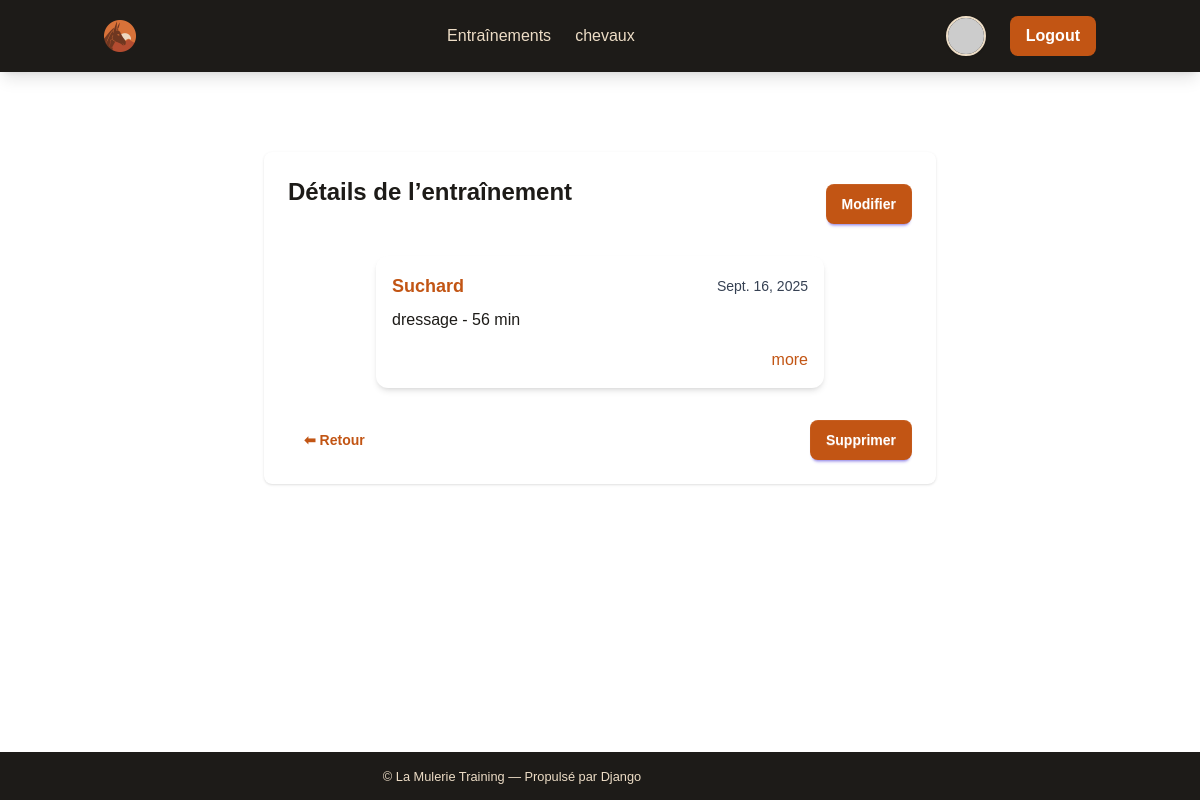
/entrainement/5/details/ (signed in), run on an earlier commit of the app's database.
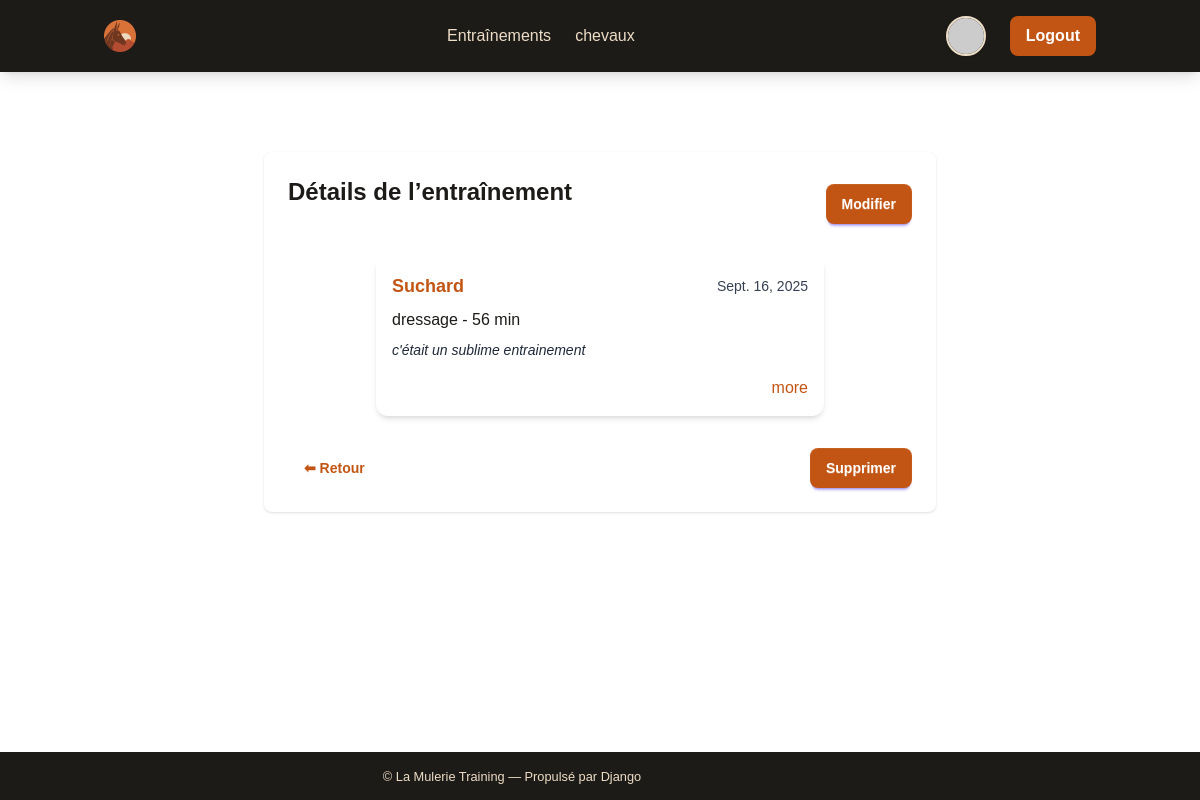
And on a later commit of the database.
### training/models.py (models this page shows, shortened)
class TrainingSession(models.Model):
    cheval = models.ForeignKey('Horse', on_delete=models.CASCADE, related_name='trainings')
    cavalier = models.ForeignKey(
        settings.AUTH_USER_MODEL,
        on_delete=models.CASCADE,
        related_name='sessions',
        null=True,  # <-- Ajoute null=True
        blank=True  # <-- Ajoute blank=True pour l'admin
    )
    date = models.DateField(default=django.utils.timezone.now)
    type_seance = models.CharField(max_length=100)
    duree = models.PositiveIntegerField(help_text="Durée en minutes")
    notes = models.TextField(blank=True, null=True)
    cout = models.DecimalField(max_digits=7, decimal_places=2, blank=True, null=True, help_text="Coût de l'entraînement en euros")

class Horse(models.Model):
    nom = models.CharField(max_length=100)
    race = models.CharField(max_length=100)
    birth_date = models.DateField(default=django.utils.timezone.now)
    proprietaire = models.ForeignKey(
        settings.AUTH_USER_MODEL,
        on_delete=models.CASCADE,
        related_name='chevaux',
        null=True,  # Pour migration initiale, à rendre obligatoire ensuite
        blank=True
    )

### training/views.py (the view)
# urls.py: path('entrainement/<int:pk>/details/', views.training_detail, name='training_detail'),
@login_required
def training_detail(request, pk):
    training = get_object_or_404(TrainingSession, pk=pk, cavalier=request.user)
    return render(request, 'training/training_detail.html', {'training': training})

### training/templates/training/training_detail.html (shortened to what this page needs)
{% extends 'la_mulerie_training/base.html' %}
{% load static %}
{% block content %}
<div class="max-w-2xl mx-auto bg-white shadow rounded-lg p-6 mt-8">
    <div class="flex justify-between items-center mb-6">
        <h1 class="text-2xl font-bold text-muletier mb-6">Détails de l’entraînement</h1>
        <a href="{% url 'training_edit' training.pk %}" class="btn btn-primary">Modifier</a>
    </div>
    {% include 'training/components/training_card.html' with session=training %}
    <div class="flex justify-between items-center mt-8">
        <a href="{% url 'home_training' %}" class="btn btn-outline">⬅ Retour</a>
        <div class="space-x-2">
            <form action="{% url 'training_delete' training.pk %}" method="post" class="inline">
                <button type="submit" class="btn btn-primary "
                        onclick="return confirm('Supprimer cet entraînement ?')">
                    Supprimer
                </button>
            </form>
        </div>
    </div>
</div>
{% endblock %}

### la_mulerie_training/templates/la_mulerie_training/base.html (shortened to what this page needs)
{% load static %}
{% load static tailwind_tags %}
<!DOCTYPE html>
<html lang="fr">
<head>
    <link href="{% static 'css/dist/styles.css' %}" rel="stylesheet">
</head>
<body class=" bg-white min-h-screen text-black flex flex-col">
    {% include 'la_mulerie_training/components/navbar.html' %}
    <main class=" bg-white  flex-grow container mx-auto px-4 py-6">
        {% block content %}{% endblock %}
    </main>
    {% now "Y" as now %}
    {% include 'la_mulerie_training/components/footer.html' %}
</body>
</html>

### la_mulerie_training/templates/la_mulerie_training/components/navbar.html (shortened to what this page needs)
{% load static tailwind_tags %}
{% block extra_head %}
    {% tailwind_css %}
{% endblock %}
<nav class="bg-muletier text-sable shadow-lg mb-6">
    <div class="container mx-auto px-4 py-4 flex items-center justify-between">
        <a href="{% url 'home_training' %}" class="flex items-center space-x-2">
            <img src="{% static 'images/logo.png' %}" alt="Logo" class="h-8 w-8">
        </a>
        {% if user.is_authenticated %}
            <div class="hidden md:flex flex-1 justify-center space-x-6">
                <a href="{% url 'home_training' %}"
                class="{% if request.resolver_match.url_name == 'home_training' %}text-orange font-bold  border-orange{% else %}hover:text-orange{% endif %}">
                Entraînements
                </a>
            <a href="{% url 'home_horses' %}"
                class="{% if request.resolver_match.url_name == 'home_horses' %}text-orange font-bold  border-orange{% else %}hover:text-orange{% endif %}">
                chevaux
                </a>
            </div>
        {% endif %}
        <div class="hidden md:flex space-x-6 items-center">
            {% if user.is_authenticated %}
                <a href="{% url 'edit_profile' %}" class="flex items-center space-x-2">
                {% if user.profile.photo %}
                    <img src="{{ user.profile.photo.url }}" alt="{{ user.username }}"
                        class="w-10 h-10 rounded-full border-2 border-sable shadow">
                {% else %}
                    <img src="https://ui-avatars.com/api/?name={{ user.username }}&background=edddc6&color=6c361e"
                        alt="{{ user.username }}"
                        class="w-10 h-10 rounded-full border-2 border-sable shadow">
                {% endif %}
                </a>
            <form action="{% url 'logout' %}" method="post">
            <button class="btn-primary px-4 py-2 rounded-lg bg-orange text-white font-semibold hover:bg-orange-600 transition" type="submit">Logout</button>
            </form>
            {% else %}
                <a href="{% url 'login' %}" class="btn btn-sm btn-primary">Connexion</a>
                <a href="{% url 'signup' %}" class="btn btn-sm btn-outline">Créer un compte</a>
            {% endif %}
            </div>
    </div>
</nav>

### training/templates/training/components/training_card.html (shortened to what this page needs)
<div class="max-w-md mx-auto bg-white rounded-xl shadow-md overflow-hidden mb-4">
    <div class="p-4">
        <div class="flex justify-between items-center mb-2">
            <h3 class="text-lg font-bold text-muletier">
                <a href="{% url 'horse_detail' session.cheval.pk %}" class="link-primary"> {{ session.cheval.nom }}</a>
            </h3>
            <span class="text-gray-700 text-sm">{{ session.date }}</span>
        </div>
        <p class="text-muletier font-medium">
            {{ session.type_seance }} - {{ session.duree }} min
        </p>
        {% if session.notes %}
        <p class="mt-2 text-gray-800 text-sm italic">{{ session.notes }}</p>
        {% endif %}
        <div class="mt-4 flex justify-end space-x-2">
          <a href="{% url 'training_detail' session.pk %}" class="link-primary" > more </a>
        </div>
    </div>
</div>

### la_mulerie_training/templates/la_mulerie_training/components/footer.html
<footer class="bg-muletier text-center text-muted py-3 mt-5">
    <div class="container">
        <small class="text-sable">
            &copy; {{ now|date:"Y" }} La Mulerie Training &mdash; Propulsé par Django
        </small>
    </div>
</footer>

What changed in the data, as far as the page shows it:
changed TrainingSession "dressage": notes (not shown) → "c'était un sublime entrainement"
